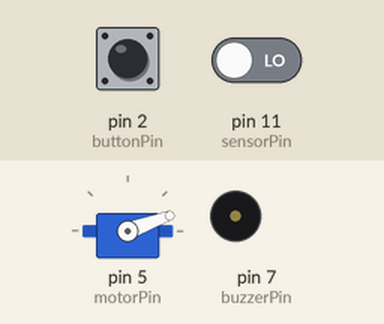
Recording of a sketch running on a simulated Arduino Uno, built with avr-gcc and run on an emulated ATmega328P. Shown: servo, buzzer (waves = sounding). The inputs (shaded band) are chosen by the test bench; at power-on: pin 11 (sensorPin) LOW, pin 2 (buttonPin) LOW.

Above: at 0.1 s.
At 6.7 s:
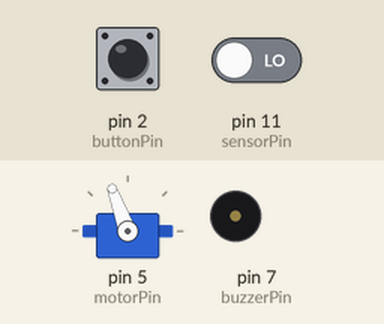
6.8 s: pin 11 (sensorPin) driven LOW
At 38.6 s:
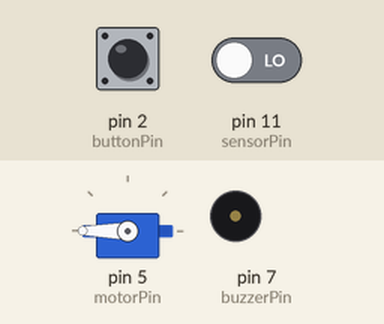
Timing chart, 0 to 39.4 s (numbered marks = the images above; inputs shaded):
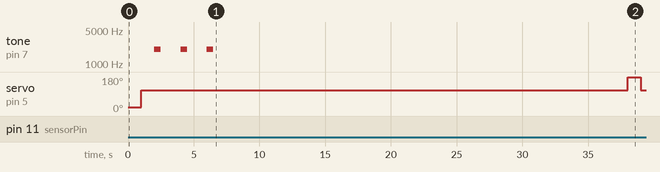

The sketch:

actual_project_file.ino
```cpp
#include <Servo.h>
#define motorPin 5
#define buttonPin 2
#define buzzerPin 7
#define sensorPin 11
#define ledPin 13
#define OFF 180
#define NEUTRAL 110
#define ON 20

Servo myservo;  // create servo object to control a servo
long start = 0, timer = 0;
boolean val = 0, pushed = 0, switchOn;

void setup(){
  //Serial.begin(9600); Serial monitoring for debugging
  myservo.attach(motorPin);  // attaches the servo on pin 9 to the servo object
  pinMode(buttonPin, INPUT); // sets the sensors to Arduino pins
  pinMode(buzzerPin, OUTPUT);
  pinMode(sensorPin, INPUT);
  myservo.write(ON); //turn the switch on so we know what state it's in
  delay(1000);
  switchOn = 1;
  myservo.write(NEUTRAL);
  delay(1000);
  myservo.detach(); // turn the servo off when not in use to save power
}

void loop (){
  //delay(1800000); //check every 30 minutes
  timer = millis();
  while(millis() - timer > 1800000){//wait for 30 mins but continually listen
    if(digitalRead(sensorPin)){//if there's noise
      if(switchOn){//if the switch was last turned on
         myservo.attach(motorPin); //turn on the motor again
         myservo.write(OFF); //turn the switch off
         delay(1000); //wait for the motor to move
         switchOn = 0; //keep track of the last move the motor made
         myservo.write(NEUTRAL);//go to the neutral position so the switch can be manually flipped
         delay(1000);
         myservo.detach(); // turn off he motor again
         return; //reset
      }
      else{
         myservo.attach(motorPin);
         myservo.write(ON);
         delay(1000);
         switchOn = 1;
         myservo.write(NEUTRAL);
         delay(1000);
         myservo.detach();
         return;
      }
    }
  }

  for(int x = 0; x < 3; x++){  //sound buzzer alarm 3 times
    //Serial.println("Buzz");  //debugging
    tone(buzzerPin, 2000, 500); //turn on the buzzer
    delay(1000); // wait a second
    noTone(buzzerPin); // turn off the buzzer
    delay(1000);
  }

  start = millis();//start the response timer
  pushed = 0;
  while(millis() - start < 30000){ //repeat this loop for 30 seconds
    int volume = digitalRead(sensorPin); //check if there's sound
    if(volume == HIGH){ // if there's sound over the threshold (clap)
      //digitalWrite(ledPin, HIGH); //Turn ON LED for debugging
      pushed = 1; //acknowledge a person's presence in the room
      //digitalWrite(ledPin, LOW); //Turn OFF LED
      break; //break out of the response loop after response
    }
    else if(digitalRead(buttonPin) == HIGH){ //if a person pressed the buzzer
      pushed = 1;
      break;
    }
  }

  if(pushed){ //if there was a user detected
    //Serial.println("returning"); // for debugging
    return; // reset
  }
  else{
    //Serial.println("moving"); // for debugging
    myservo.attach(motorPin);
    myservo.write(OFF); //turn off the light if no one is in the room
    delay(1000);
    myservo.write(NEUTRAL);
    delay(1000);
    myservo.detach();
    return; //reset
  }
}
```

Measured:
- by itself, tone on pin 7 (buzzerPin): alternates 2000 Hz for 0.50 s and silent for 1.5 s
